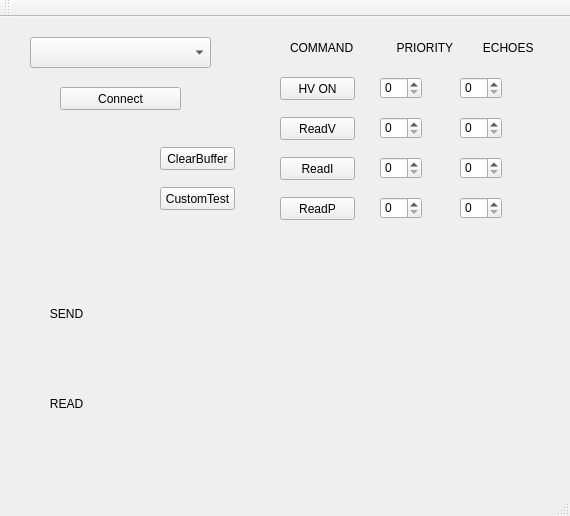
<?xml version="1.0" encoding="UTF-8"?>
<ui version="4.0">
 <class>MainWindow</class>
 <widget class="QMainWindow" name="MainWindow">
  <property name="geometry">
   <rect>
    <x>0</x>
    <y>0</y>
    <width>570</width>
    <height>516</height>
   </rect>
  </property>
  <property name="windowTitle">
   <string>MainWindow</string>
  </property>
  <widget class="QWidget" name="centralWidget">
   <widget class="QComboBox" name="comboBoxSerialPort">
    <property name="geometry">
     <rect>
      <x>30</x>
      <y>20</y>
      <width>181</width>
      <height>31</height>
     </rect>
    </property>
   </widget>
   <widget class="QPushButton" name="pushButtonConnect">
    <property name="geometry">
     <rect>
      <x>60</x>
      <y>70</y>
      <width>121</width>
      <height>23</height>
     </rect>
    </property>
    <property name="text">
     <string>Connect</string>
    </property>
   </widget>
   <widget class="QPushButton" name="pushButtonHVonoff">
    <property name="geometry">
     <rect>
      <x>280</x>
      <y>60</y>
      <width>75</width>
      <height>23</height>
     </rect>
    </property>
    <property name="text">
     <string>HV ON</string>
    </property>
   </widget>
   <widget class="QSpinBox" name="spinBoxHVonoff">
    <property name="geometry">
     <rect>
      <x>380</x>
      <y>60</y>
      <width>42</width>
      <height>22</height>
     </rect>
    </property>
   </widget>
   <widget class="QPushButton" name="pushButtonReadV">
    <property name="geometry">
     <rect>
      <x>280</x>
      <y>100</y>
      <width>75</width>
      <height>23</height>
     </rect>
    </property>
    <property name="text">
     <string>ReadV</string>
    </property>
   </widget>
   <widget class="QPushButton" name="pushButtonReadI">
    <property name="geometry">
     <rect>
      <x>280</x>
      <y>140</y>
      <width>75</width>
      <height>23</height>
     </rect>
    </property>
    <property name="text">
     <string>ReadI</string>
    </property>
   </widget>
   <widget class="QPushButton" name="pushButtonReadP">
    <property name="geometry">
     <rect>
      <x>280</x>
      <y>180</y>
      <width>75</width>
      <height>23</height>
     </rect>
    </property>
    <property name="text">
     <string>ReadP</string>
    </property>
   </widget>
   <widget class="QSpinBox" name="spinBoxReadV">
    <property name="geometry">
     <rect>
      <x>380</x>
      <y>100</y>
      <width>42</width>
      <height>22</height>
     </rect>
    </property>
   </widget>
   <widget class="QSpinBox" name="spinBoxReadI">
    <property name="geometry">
     <rect>
      <x>380</x>
      <y>140</y>
      <width>42</width>
      <height>22</height>
     </rect>
    </property>
   </widget>
   <widget class="QSpinBox" name="spinBoxReadP">
    <property name="geometry">
     <rect>
      <x>380</x>
      <y>180</y>
      <width>42</width>
      <height>22</height>
     </rect>
    </property>
   </widget>
   <widget class="QLabel" name="label">
    <property name="geometry">
     <rect>
      <x>290</x>
      <y>20</y>
      <width>291</width>
      <height>21</height>
     </rect>
    </property>
    <property name="text">
     <string>COMMAND             PRIORITY         ECHOES</string>
    </property>
   </widget>
   <widget class="QSpinBox" name="spinBoxHVonoff_2">
    <property name="geometry">
     <rect>
      <x>460</x>
      <y>60</y>
      <width>42</width>
      <height>22</height>
     </rect>
    </property>
   </widget>
   <widget class="QSpinBox" name="spinBoxReadI_2">
    <property name="geometry">
     <rect>
      <x>460</x>
      <y>140</y>
      <width>42</width>
      <height>22</height>
     </rect>
    </property>
   </widget>
   <widget class="QSpinBox" name="spinBoxReadV_2">
    <property name="geometry">
     <rect>
      <x>460</x>
      <y>100</y>
      <width>42</width>
      <height>22</height>
     </rect>
    </property>
   </widget>
   <widget class="QSpinBox" name="spinBoxReadP_2">
    <property name="geometry">
     <rect>
      <x>460</x>
      <y>180</y>
      <width>42</width>
      <height>22</height>
     </rect>
    </property>
   </widget>
   <widget class="QLabel" name="labelSEND">
    <property name="geometry">
     <rect>
      <x>40</x>
      <y>290</y>
      <width>47</width>
      <height>13</height>
     </rect>
    </property>
    <property name="text">
     <string>   SEND</string>
    </property>
   </widget>
   <widget class="QLabel" name="labelSentMsg">
    <property name="geometry">
     <rect>
      <x>100</x>
      <y>280</y>
      <width>441</width>
      <height>31</height>
     </rect>
    </property>
    <property name="text">
     <string/>
    </property>
    <property name="margin">
     <number>11</number>
    </property>
   </widget>
   <widget class="QLabel" name="labelSentMessage">
    <property name="geometry">
     <rect>
      <x>100</x>
      <y>320</y>
      <width>441</width>
      <height>31</height>
     </rect>
    </property>
    <property name="text">
     <string/>
    </property>
    <property name="margin">
     <number>11</number>
    </property>
   </widget>
   <widget class="QLabel" name="labelReadMessage">
    <property name="geometry">
     <rect>
      <x>100</x>
      <y>410</y>
      <width>441</width>
      <height>31</height>
     </rect>
    </property>
    <property name="text">
     <string/>
    </property>
    <property name="margin">
     <number>11</number>
    </property>
   </widget>
   <widget class="QLabel" name="labelREAD">
    <property name="geometry">
     <rect>
      <x>40</x>
      <y>380</y>
      <width>47</width>
      <height>13</height>
     </rect>
    </property>
    <property name="text">
     <string>   READ</string>
    </property>
   </widget>
   <widget class="QLabel" name="labelReadMsg">
    <property name="geometry">
     <rect>
      <x>100</x>
      <y>370</y>
      <width>441</width>
      <height>31</height>
     </rect>
    </property>
    <property name="text">
     <string/>
    </property>
    <property name="margin">
     <number>11</number>
    </property>
   </widget>
   <widget class="QPushButton" name="pushButton">
    <property name="geometry">
     <rect>
      <x>160</x>
      <y>170</y>
      <width>75</width>
      <height>23</height>
     </rect>
    </property>
    <property name="text">
     <string>CustomTest</string>
    </property>
   </widget>
   <widget class="QPushButton" name="pushButtonClearBuffer">
    <property name="geometry">
     <rect>
      <x>160</x>
      <y>130</y>
      <width>75</width>
      <height>23</height>
     </rect>
    </property>
    <property name="text">
     <string>ClearBuffer</string>
    </property>
   </widget>
  </widget>
  <widget class="QMenuBar" name="menuBar">
   <property name="geometry">
    <rect>
     <x>0</x>
     <y>0</y>
     <width>570</width>
     <height>21</height>
    </rect>
   </property>
  </widget>
  <widget class="QToolBar" name="mainToolBar">
   <attribute name="toolBarArea">
    <enum>TopToolBarArea</enum>
   </attribute>
   <attribute name="toolBarBreak">
    <bool>false</bool>
   </attribute>
  </widget>
  <widget class="QStatusBar" name="statusBar"/>
 </widget>
 <layoutdefault spacing="6" margin="11"/>
 <resources/>
 <connections/>
</ui>
